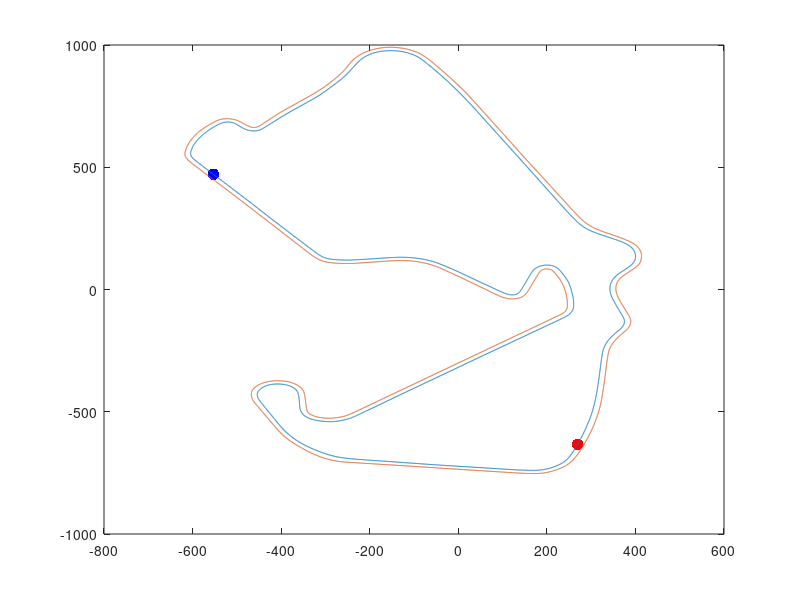
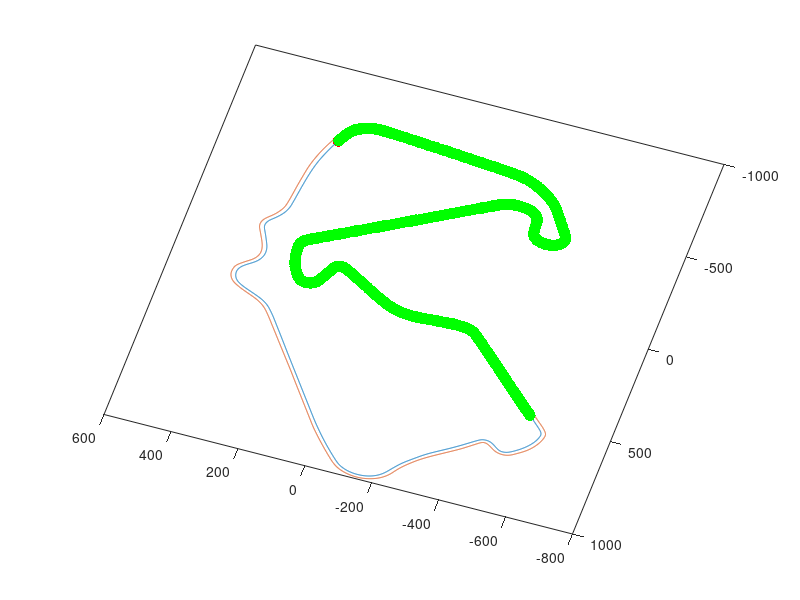

These charts were generated, in order, by the following MATLAB code:
clc;
clear;
close all;
pause on;
load('plotrace_data.mat','xin','zin','xou','zou')

sample = 5000; % Numero de puntos de la pista a leer

xin_ini = xin(1);       % Punto iniciales
zin_ini = zin(1);
xin_end = xin(sample);  % Puntos finales
zin_end = zin(sample);


figure(1)               % Grafico de pista estatica con puntos de partida y termino 
plot(xin_ini,zin_ini, 'b.', 'LineWidth', 2, 'MarkerSize', 25);
hold on;
plot(xin_end,zin_end, 'r.', 'LineWidth', 2, 'MarkerSize', 25);
hold on;
plot(xin,zin);
hold on;
plot(xou,zou);
view(0,90)

figure(2)           % Grafico donde realiza un ploteo de avance
plot(xin_ini,zin_ini, 'b.', 'LineWidth', 2, 'MarkerSize', 25);
hold on;
plot(xin_end,zin_end, 'r.', 'LineWidth', 2, 'MarkerSize', 25);
hold on;
plot(xin,zin);
hold on;
plot(xou,zou);
hold on;

 for i=1:15:sample      % i = inicio:paso:fin
   xt0 = xin(i);
   zt0 = zin(i);
   xt1 = xin(i+15);
   zt1 = zin(i+15);
   dx = xt0 - xt1;              % Toma de distancias
   dz = zt0 - zt1;
   hip = sqrt((dx)^2+(dz)^2);   % Calculo de hipotenusa
   if(dz > 5)                   % Ajuste de angulos segun caso (falta pulir)
       theta = asin(dx/hip);
   elseif(dz < 5)
       theta = -(pi/2 + asin(dx/hip)); % pi/2 + asin(dx/hip);
   else
       theta = theta;
   end
   
   angle = -90 + (theta*180)/pi                             % Conversion radian a angulo
   plot(xt0,zt0, 'g.', 'LineWidth', 2, 'MarkerSize', 25);   % Ploteo posicion actual
   pause(0.1)                                               % Retardo
   
   view(angle,90)                                           % Rotacion de perspectiva
 end